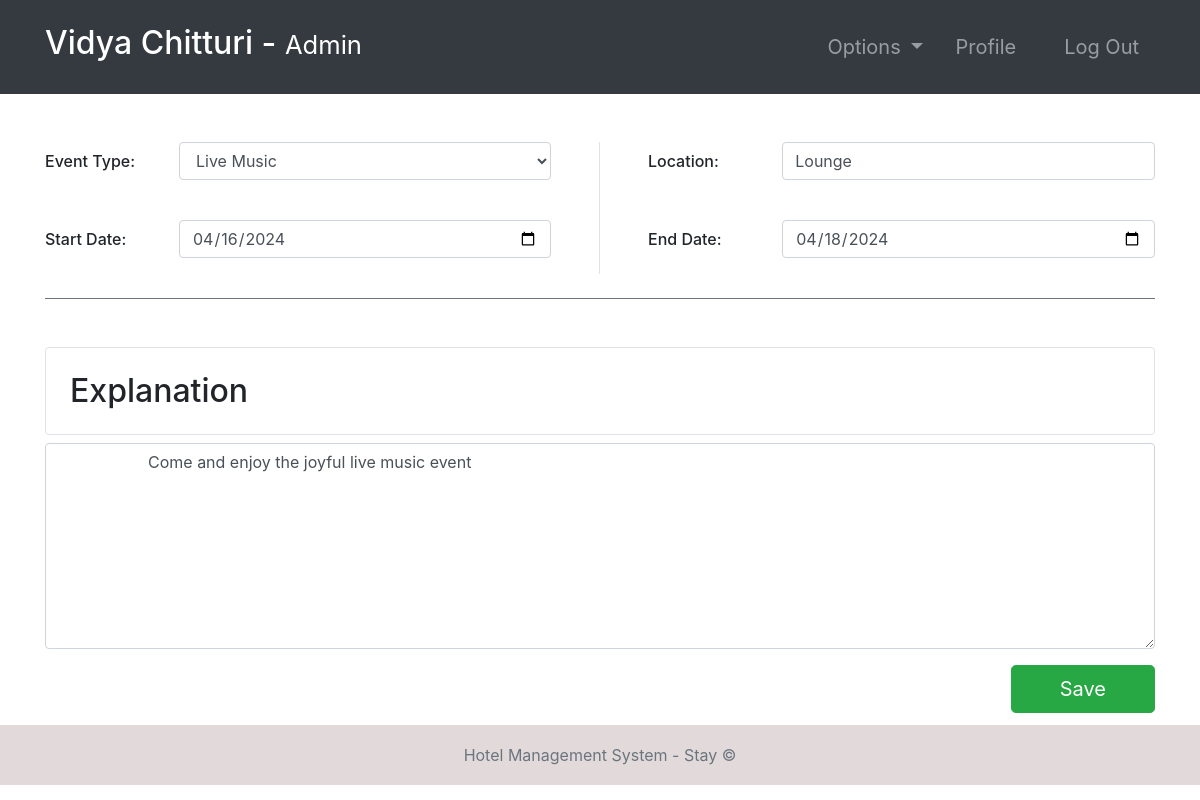
The page /event-edit/1/ (signed in) on the database its author committed.
### hotel/models.py (models this page shows, shortened)
class Event(models.Model):
    EVENT_TYPES = (
        ('Movie', 'Movie'),
        ('Theater', 'Theater'),
        ('Conference', 'Conference'),
        ('Concert', 'Concert'),
        ('Entertainment', 'Entertainment'),
        ('Live Music', 'Live Music'),
    )
    eventType = models.CharField(max_length=20, choices=EVENT_TYPES)
    location = models.CharField(max_length=100)
    startDate = models.DateField()
    endDate = models.DateField()
    explanation = models.TextField()

### hotel/views.py (the view)
# urls.py: path('event-edit/<str:pk>/', event_edit, name="event-edit"),
@ login_required(login_url='login')
def event_edit(request, pk):
    role = str(request.user.groups.all()[0])
    path = role + "/"
    event = Event.objects.get(id=pk)
    form1 = editEvent(instance=event)
    context = {
        "role": role,
        "event": event,
        "form": form1,
    }
    if request.method == "POST":
        form1 = editEvent(request.POST, instance=event)
        if form1.is_valid:
            form1.save()
            return redirect("events")
    return render(request, path + "event-edit.html", context)

### hotel/forms.py
class editEvent(ModelForm):
    class Meta:
        model = Event
        fields = ["eventType", "location",
                  "startDate", "endDate", "explanation"]

### Templates/admin/event-edit.html
{% extends '../index.html' %}
{% load static %}
{% block context %}
{% include '../common_pages/event-edit.html' %}
{% endblock %}

### Templates/incs/nav.html (shortened to what this page needs)
<nav class="navbar navbar-dark bg-dark navbar-expand-lg py-3 " role="navigation">
    <div class="container">
        <a href="" class="navbar-brand">
            <h2 class="text-capitalize">
                {{ request.user.first_name }} {{ request.user.last_name }} -
                <small>
                    {{ role }}
                </small>
            </h2>
        </a>
        <div class="collapse navbar-collapse" id="navbarTags">
            <ul class="navbar-nav ml-auto">
                <li class="nav-item dropdown p-2">
                    <a class="nav-link dropdown-toggle" href="#" id="navbarDropdown" role="button"
                        data-toggle="dropdown" aria-haspopup="true" aria-expanded="false">
                        Options
                    </a>
                </li>
                <li class="nav-item mr-3 p-2">
                    {% if role == 'staff' or role == 'receptionist' or role == 'admin' or role == 'manager' %}
                    <a href="{% url 'employee-profile' user.id %}" class="nav-link">Profile</a>
                    {% endif %}
                </li>
                <li class="nav-item p-2 ">
                    <a href="{% url 'logout' %}" class="nav-link">Log Out</a>
                </li>
            </ul>
        </div>
    </div>
</nav>

### Templates/common_pages/event-edit.html (shortened to what this page needs)
<div class="container">
    <form action="" method="POST">
        <div class="row mt-5">
            <div class="col-6  border-right pr-5">
                <div class="form-group row">
                    <label for="item-type" class="col-sm-3 col-form-label h4">Event Type:</label>
                    <div class="col-sm-9">
                        <select name="eventType" required="" id="id_eventType" class="form-control">
                            <option value="Live Music" {% if event.eventType == 'Live Music' %} selected="" {% endif %}>
                                Live Music</option>
                        </select>
                    </div>
                </div>
                <br>
                <div class="form-group row">
                    <label for="item-type" class="col-sm-3 col-form-label h4">Start Date:</label>
                    <div class="col-sm-9">
                        <input type="date" class="form-control" id="id_startDate" name="startDate"
                            value="{{ event.startDate|date:'Y-m-d'}}">
                    </div>
                </div>
            </div>
            <div class="col-6 pl-5">
                <div class="form-group row">
                    <label for="item-type" class="col-sm-3 col-form-label h4">Location:</label>
                    <div class="col-sm-9">
                        <input type="text" class="form-control" id="id_location" name="location"
                            value="{{event.location}}">
                    </div>
                </div>
                <br>
                <div class="form-group row">
                    <label for="item-type" class="col-sm-3 col-form-label h4">End Date:</label>
                    <div class="col-sm-9">
                        <input type="date" class="form-control" id="id_endDate" name="endDate"
                            value="{{ event.endDate|date:'Y-m-d' }}">
                    </div>
                </div>
            </div>
        </div>
        <br>
        <div class="explanation py-5 border-top border-secondary">
            <div class="header h2 border rounded p-4">Explanation</div>
            <div class="content">
                <div class="form-group">
                    <textarea class="form-control" id="id_explanation" name="explanation" rows="8">
                    {{ event.explanation }}
                    </textarea>
                </div>
            </div>
            <button type="submit" class="btn btn-success btn-lg px-5 float-right">Save</button>
        </div>
    </form>
</div>

### static/css/main.css (style rules this page uses)
* { margin: 0; padding: 0; -webkit-font-smoothing: antialiased; }
body { position: relative; }
nav .nav-item { font-size: 20px; }

### rows shown on the page
Event: eventType "Live Music", startDate "04/16/2024", location "Lounge", endDate "04/18/2024", explanation "Come and enjoy the joyful live music event"

### other values the page prints
{{ request.user.first_name }} "Vidya"
{{ request.user.last_name }} "Chitturi"
{{ role }} "Admin"
